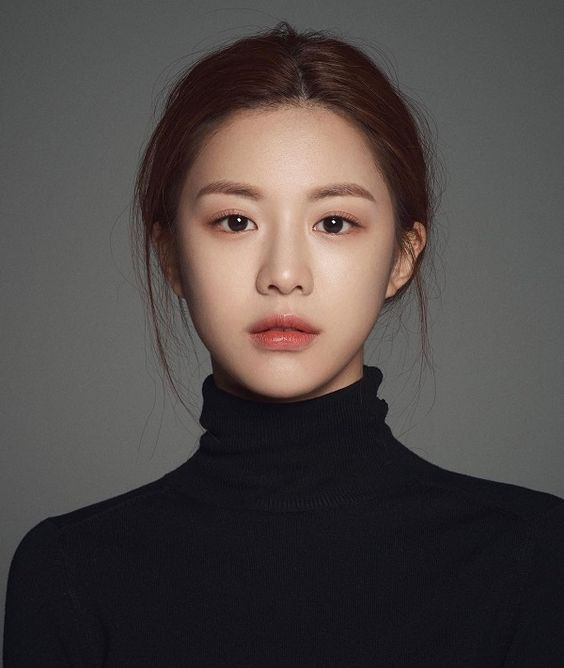
#> input picture image1.jpeg, 564 x 668 px
$ python 'image averaging.py'
#> lines starting #> are read from the running program, lines starting #| are printed output that depends on the picture
import cv2
import numpy as np

# Load the images
img1 = cv2.imread('image1.jpeg')
#> img1 is the input picture: shape (668, 564, 3); mean B, G, R 69.3, 70.9, 77.7
img1 = cv2.resize(img1, (500, 500 ))
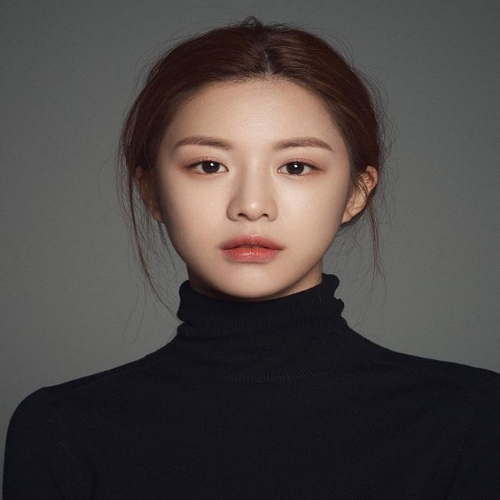
#> img1: shape (500, 500, 3); mean B, G, R 69.2, 70.8, 77.6
img2 = cv2.imread('image5.jpeg')
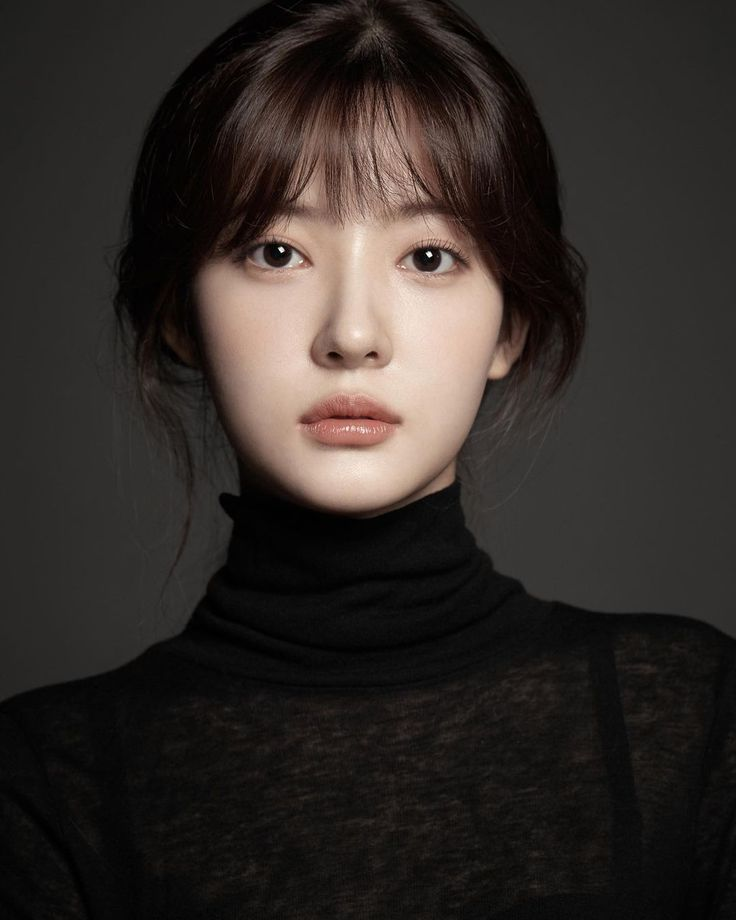
#> input picture image5.jpeg, 736 x 920 px
#> img2 is the input picture: shape (920, 736, 3); mean B, G, R 39.8, 43.2, 49.1
img2 = cv2.resize(img2, (500, 500 ))
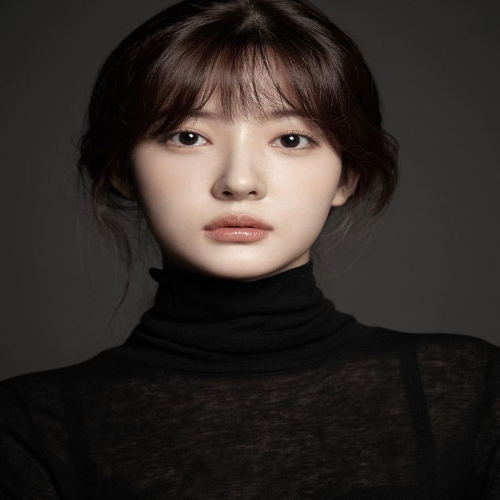
#> img2: shape (500, 500, 3); mean B, G, R 39.7, 43.1, 49.1

# Convert the images to grayscale
gray1 = cv2.cvtColor(img1, cv2.COLOR_BGR2GRAY)
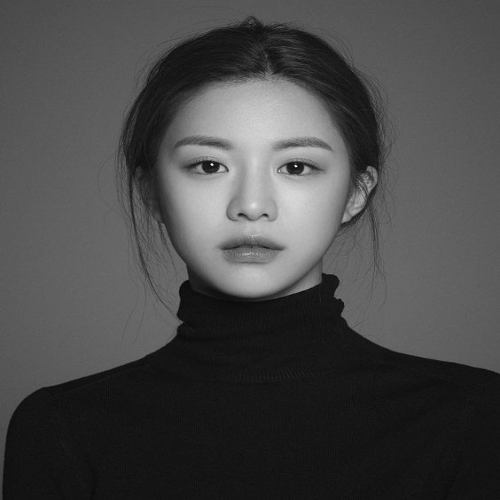
#> gray1: shape (500, 500); min 7, max 251, mean 72.6
gray2 = cv2.cvtColor(img2, cv2.COLOR_BGR2GRAY)
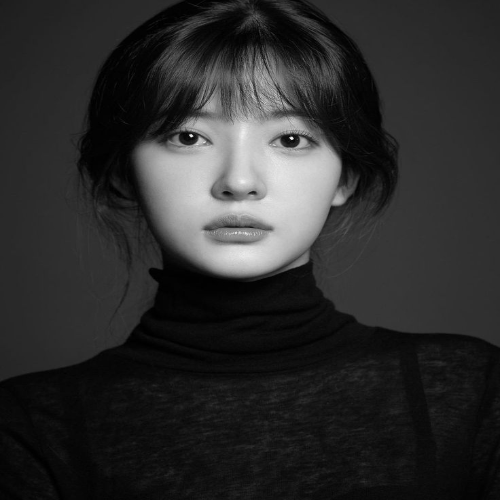
#> gray2: shape (500, 500); min 0, max 244, mean 44.5

# Compute the average image
avg_img = np.zeros(gray1.shape, dtype=np.float32)
avg_img += gray1.astype(np.float32)
avg_img += gray2.astype(np.float32)
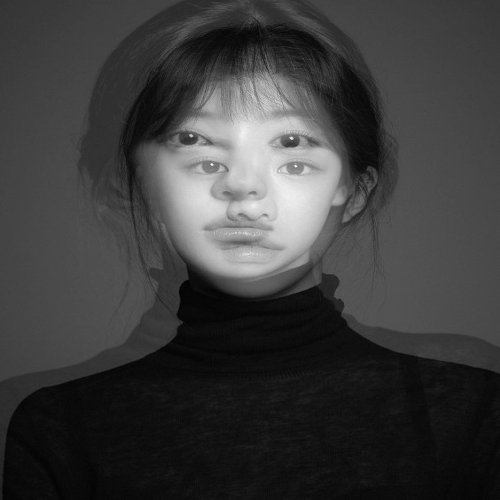
#> avg_img: shape (500, 500) float32; min 9, max 462, mean 117.1; drawn with min black and max white
avg_img /= 3.0
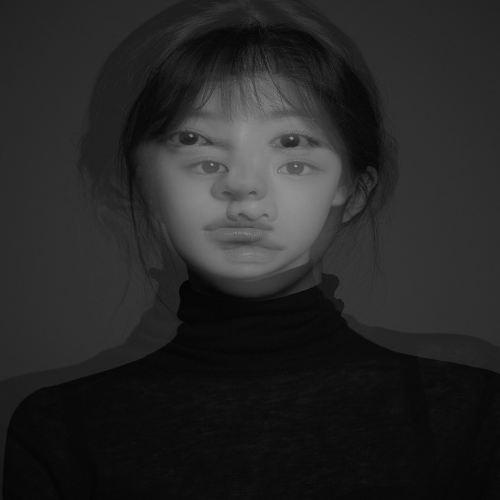
#> avg_img: shape (500, 500) float32; min 3, max 154, mean 39
avg_img = avg_img.astype(np.uint8)

# Display the original images and the average image
cv2.imshow('Image 1', img1)
cv2.imshow('Image 2', img2)
cv2.imshow('Average Image', avg_img)
cv2.waitKey(0)
cv2.destroyAllWindows()
